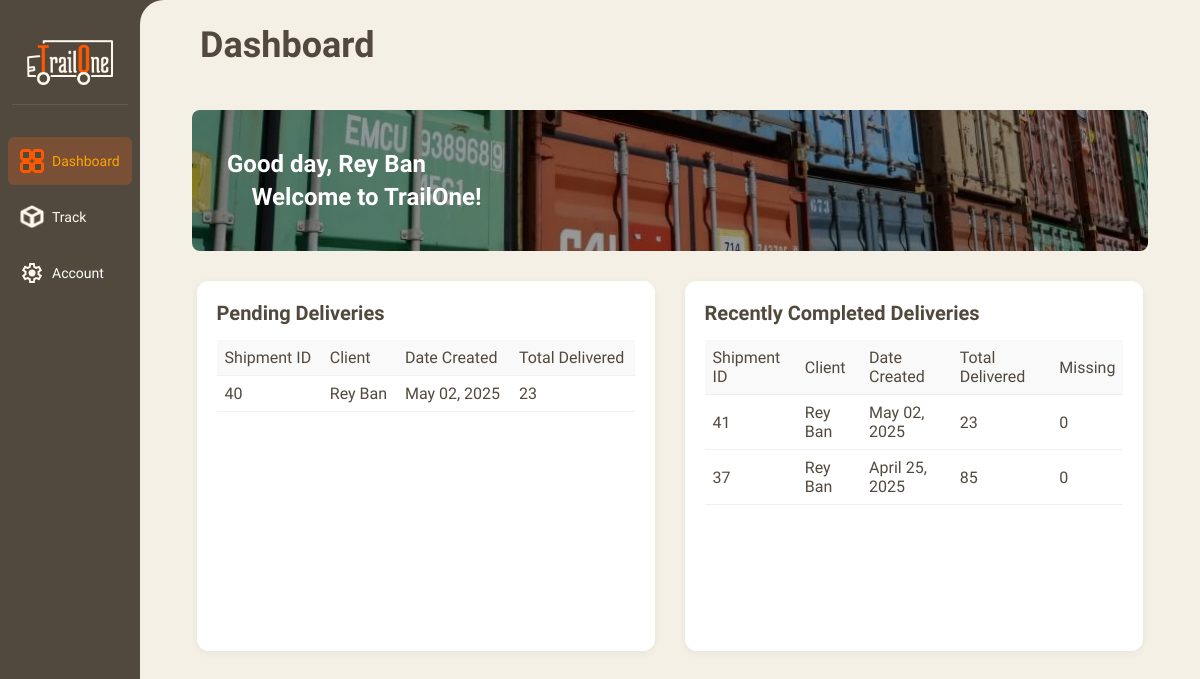
/dashboard (signed in), run on the app's committed database.
### authentication/models.py (models this page shows, shortened)
class Users(AbstractBaseUser, PermissionsMixin):
    user_id = models.AutoField(primary_key=True)
    name = models.CharField(max_length=100, null=True, blank=True)
    role = models.CharField(max_length=50, null=True, blank=True)
    email = models.EmailField(max_length=100, unique=True, null=True, blank=True)
    password_hash = models.CharField(max_length=255, null=True, blank=True)
    is_active = models.BooleanField(default=True)
    is_staff = models.BooleanField(default=False)
    objects = CustomUserManager()
    USERNAME_FIELD = 'email'
    REQUIRED_FIELDS = ['name']
    class Meta:
        db_table = 'Users'
        verbose_name_plural = 'Users'

### order/models.py (models this page shows, shortened)
class Shipment(models.Model):
    shipment_id = models.AutoField(primary_key=True)
    user = models.ForeignKey(Users, db_column="user_id", on_delete=models.CASCADE)  # Use Users model instead of the default User
    status = models.CharField(max_length=50, null=True, blank=True)
    created_at = models.DateTimeField(auto_now_add=True)  # Automatically set the timestamp when created
    updated_at = models.DateTimeField(auto_now=True)      # Automatically set the timestamp when updated

### order/views.py (the view)
# urls.py: path("dashboard", views.dashboard, name='dashboard'),
def dashboard(request):
    if not request.session.get('user_id'):
        return redirect('login')
    user_role = request.session.get('user_role', 'Guest')
    user_id = request.session.get('user_id')  # Assuming user_id is stored in the session
    if user_role == 'CLIENT':
        completed_deliveries = Shipment.objects.filter(status='delivered', user_id=user_id).order_by('-created_at')[:4]
    else:
        completed_deliveries = Shipment.objects.filter(status='delivered').order_by('-created_at')[:4]
    if user_role == 'CLIENT':
        pending_deliveries = Shipment.objects.filter(
            status__in=['shipped', 'arrived_at_destination', 'unloading_for_inspection', 'under_review'],
            user_id=user_id
        ).order_by('-created_at')[:5]
    else:
        pending_deliveries = Shipment.objects.filter(
            status__in=['shipped', 'arrived_at_destination', 'unloading_for_inspection', 'under_review']
        ).order_by('-created_at')[:5]
    def calculate_totals(shipments):
        for shipment in shipments:
            total_quantity = sum(item.quantity for item in shipment.items.all())
            total_missing = sum(item.missing for item in shipment.items.all())
            shipment.total_quantity = total_quantity
            shipment.total_missing = total_missing  # Add total missing quantity
        return shipments
    completed_deliveries = calculate_totals(completed_deliveries)
    pending_deliveries = calculate_totals(pending_deliveries)
    user_name = request.session.get('user_name', 'Guest')
    return render(request, 'dashboard.html', {
        'completed_deliveries': completed_deliveries,
        'pending_deliveries': pending_deliveries,
        'user_name': user_name,
        'user_role': user_role,
    })

### order/templates/dashboard.html (shortened to what this page needs)
{% extends 'base.html' %}
{% load static %}
{% block page_name %}Dashboard{% endblock %}
{% block content %}
<div class="dashboard-container">
  <div class="dashboard-header">
    <div class="welcome-text">
      <p><b>Good day, {{ user_name }}</b></p>
      <p><b>&emsp;Welcome to <b>TrailOne!</b></b></p>
    </div>
  </div>
  <div class="deliveries-container">
    <div class="deliveries-section">
      <h2>Pending Deliveries</h2>
      <table class="deliveries-table">
        <thead>
          <tr>
            <th>Shipment ID</th>
            <th>Client</th>
            <th>Date Created</th>
            <th>Total Delivered</th>
          </tr>
        </thead>
        <tbody>
          {% if pending_deliveries %}
            {% for shipment in pending_deliveries %}
              <tr>
                <td>{{ shipment.shipment_id }}</td>
                <td>{{ shipment.user.name }}</td>
                <td>{{ shipment.created_at|date:"F d, Y" }}</td>
                <td class="text-green">{{ shipment.total_quantity }}</td>
              </tr>
            {% endfor %}
          {% else %}
            <tr><td colspan="5">Nothing to display</td></tr>
          {% endif %}
        </tbody>
      </table>
    </div>
    <div class="deliveries-section">
      <h2>Recently Completed Deliveries</h2>
      <table class="deliveries-table">
        <thead>
          <tr>
            <th>Shipment ID</th>
            <th>Client</th>
            <th>Date Created</th>
            <th>Total Delivered</th>
            <th>Missing</th>
          </tr>
        </thead>
        <tbody>
          {% if completed_deliveries %}
            {% for shipment in completed_deliveries %}
              <tr>
                <td>{{ shipment.shipment_id }}</td>
                <td>{{ shipment.user.name }}</td>
                <td>{{ shipment.created_at|date:"F d, Y" }}</td>
                <td class="text-green">{{ shipment.total_quantity }}</td>
                <td>
                  {{ shipment.total_missing }}
                </td>
              </tr>
            {% endfor %}
          {% else %}
            <tr><td colspan="5">Nothing to display</td></tr>
          {% endif %}
        </tbody>
      </table>
    </div>
  </div>
</div>
{% endblock %}

### order/static/css/style2.css (style rules this page uses)
* { margin: 0; padding: 0; box-sizing: border-box; font-family: 'Quicksand', sans-serif; }
table { width: 100%; border-collapse: collapse; }
thead { background-color: #f9f9f9; }
th { text-align: left; padding: 15px; border-bottom: 1px solid #e0e0e0; font-weight: 600; color: #555; }
td { padding: 15px; border-bottom: 1px solid #e0e0e0; color: #666; }
body { background-color: #52493E; color: #333; height: 100vh; display: flex; overflow: hidden; }
.dashboard-container { position: relative; min-height: 100vh; padding: 20px; }
.dashboard-header { position: relative; background-image: url("/static/images/shipment.png"); background-size: cover; background-position: center; background-repeat: no-repeat; background-color: rgba(0, 0, 0, 0.4); background-blend-mode: darken; border-radius: 8px; box-shadow: none; margin-bottom: 30px; min-height: 120px; overflow: hidden; padding: 0; }
.dashboard-header p { font-size: 16px; color: #666; }
.welcome-text { position: relative; z-index: 2; padding: 20px; background: none; display: inline-block; border-radius: 5px; margin: 15px; }
.welcome-text p { margin: 5px 0; font-size: 24px; color: white; }
.deliveries-container { display: flex; height: 370px; justify-content: space-around; gap: 20px; position: relative; z-index: 2; }
.deliveries-section { background-color: #fff; border-radius: 12px; padding: 20px; box-shadow: 0 2px 8px rgba(0, 0, 0, 0.05); width: 48%; }
.deliveries-section h2 { font-size: 20px; font-weight: bold; color: #52493E; margin-bottom: 15px; }
.deliveries-table { width: 100%; border-collapse: collapse; margin-top: 10px; }
.deliveries-table th, .deliveries-table td { text-align: left; padding: 8px; border-bottom: 1px solid #f0f0f0; color: #52493E; }
.deliveries-table th { font-weight: 500; }
.text-green { color: green; }
* { margin: 0; padding: 0; box-sizing: border-box; font-family: 'Sen'; }

### data on the page
Users: name "Rey Ban"
Shipment: shipment_id "40", user.name "Rey Ban", created_at "May 02, 2025", total_quantity "23"
Shipment: shipment_id "41", user.name "Rey Ban", created_at "May 02, 2025", total_quantity "23", total_missing "0"
Shipment: shipment_id "37", user.name "Rey Ban", created_at "April 25, 2025", total_quantity "85", total_missing "0"
